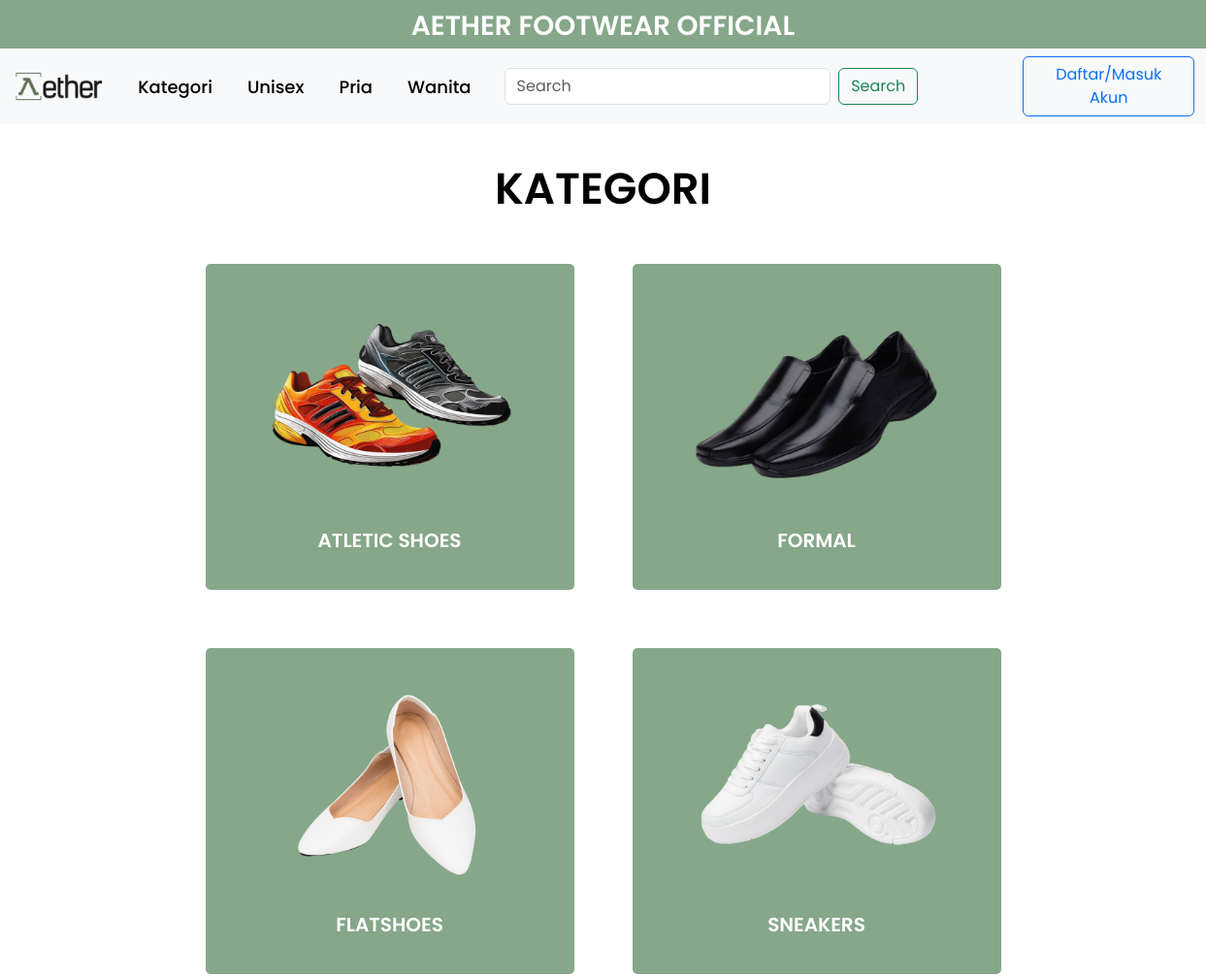
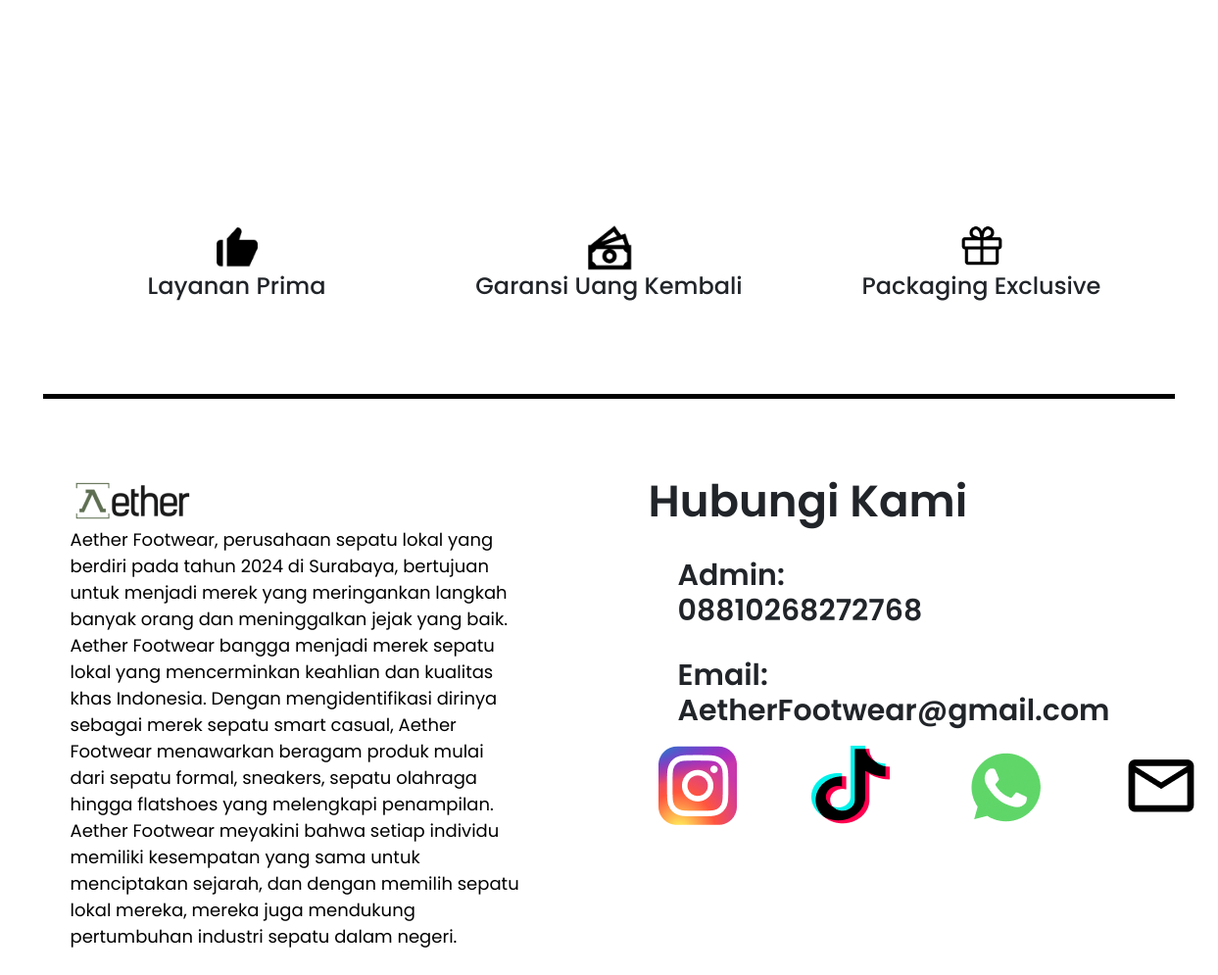
The page /kategori.php on the database its author committed (2 pictures, top to bottom).
### tables this page shows
CREATE TABLE `kategori` (
  `Kode_Kategori` char(10) NOT NULL,
  `Nama_Kategori` varchar(15) DEFAULT NULL,
  `Asset` varchar(30) DEFAULT NULL,
  PRIMARY KEY (`Kode_Kategori`)
);

### function.php (called while the page is built, shortened)
<?php
function connection(){
    $dbServer = 'localhost';
    $dbUser = 'root';
    $dbPass = '';
    $dbName = "sepatu";
    $conn = mysqli_connect($dbServer, $dbUser, $dbPass);
    mysqli_select_db($conn, $dbName);
    return $conn;
}
function getCategories(){
    $conn = connection();
    $sql = "SELECT * FROM kategori";
    $result = mysqli_query($conn, $sql);
    $shoes = [];
    if (mysqli_num_rows($result) > 0) {
        while($row = mysqli_fetch_assoc($result)) {
            $shoes[] = $row;
        }
    }
    return $shoes;
}
?>

### kategori.php (the view, shortened to what this page needs)
<!DOCTYPE html>
<html lang="en">
<head>
    <link href="https://cdn.jsdelivr.net/npm/bootstrap@5.3.0/dist/css/bootstrap.min.css" rel="stylesheet">
    <link rel="stylesheet" href="css/style.css">
</head>
<body>
    <header>
        <h1>AETHER FOOTWEAR OFFICIAL</h1>
    </header>
<nav class="navbar navbar-expand-lg navbar-light bg-light">
    <div class="container-fluid">
        <a class="navbar-brand" href="#">
            <img src="img/logo aether 1.png" alt="Aether Logo" height="40" onclick="window.location='index.php';">
        </a>
        <div class="collapse navbar-collapse" id="navbarNav">
            <ul class="navbar-nav ms-auto">
                <li class="nav-item">
                    <a class="nav-link" href="kategori.php">Kategori</a>
                </li>
                <li class="nav-item">
                    <a class="nav-link" href="gender.php?kode_sepatu=UNX11Y">Unisex</a>
                </li>
                <li class="nav-item">
                    <a class="nav-link" href="gender.php?kode_sepatu=BYO11Y">Pria</a>
                </li>
                <li class="nav-item">
                    <a class="nav-link" href="gender.php?kode_sepatu=GRL11Y">Wanita</a>
                </li>
            </ul>
            <form class="d-flex ms-3">
                <input class="form-control me-2" type="search" placeholder="Search" aria-label="Search">
                <button class="btn btn-outline-success" type="submit">Search</button>
            </form>
            <?php
            if (isset($_SESSION['valid'])) {
                echo '<div class="ms-3 justify-content-end" >
                        <img class="ms-3" style="cursor:pointer;" src="img/cart.png" onclick="window.location=\'keranjang.php\';">
                        <img class="ms-4" style="cursor:pointer;" src="img/codicon_account.png" onclick="window.location=\'profile.php\';">
                      </div>';
            }else{
                echo '<div class="ms-3">
                <a href="login.php" class="btn btn-outline-primary">Daftar/Masuk Akun</a>
            </div>';
            }
            ?>
        </div>
    </div>
</nav>
<?php
require('function.php');
if (isset($_GET['kode_sepatu'])) {
    $kode_kategori = $_GET['kode_sepatu'];
    $shoes = getShoesByCategory($kode_kategori);
?>
<div class="conta">
  <h1 class="kole"><?php echo strtoupper($shoes[0]['Nama_Kategori']); ?></h1>
</div>
<div class="container-fluid" style="margin-bottom: 150px">
  <div class="row d-flex justify-content-center" style="width:100%;">
    <?php foreach ($shoes as $shoe): ?>
    <div class="col-lg-3 box">
        <img class="" src="img/sepatu/<?php echo $shoe['Asset']; ?>" onclick="window.location='detail-beli.php?kode_sepatu=<?php echo $shoe['Nama_Produk']; ?>';">
        <p><?php echo $shoe['Nama_Produk']; ?> <br>Rp. <?php echo number_format($shoe['Harga'], 0, ',', '.'); ?></p>
    </div>
    <?php endforeach; ?>
  </div>
</div>
<?php } else {?>
<?php $categories = getCategories(); ?>
<div class="conta">
  <h1 class="kole">KATEGORI</h1>
</div>
<div class="container" style="margin-bottom: 150px">
    <div class="row justify-content-center">
        <?php foreach ($categories as $category): ?>
          <div class="col-sm-12 col-md-5 col-lg-4 ms-6 box">
            <img src="img/sepatu/<?php echo $category['Asset']; ?>" alt="Gambar <?php echo $category['Nama_Kategori']; ?>" onclick="window.location='kategori.php?kode_sepatu=<?php echo $category['Kode_Kategori']; ?>';">
            <p><?php echo strtoupper($category['Nama_Kategori']); ?></p>
          </div>
        <?php endforeach; ?>
    </div>
</div>
<?php }?>
<section class="features text-center">
    <div class="container">
        <div class="row">
            <div class="col feature">
                <img src="img/bxs_like.png" alt="Layanan Prima">
                <h4>Layanan Prima</h4>
            </div>
            <div class="col feature">
                <img src="img/tdesign_money.png" alt="Garansi Uang Kembali">
                <h4>Garansi Uang Kembali</h4>
            </div>
            <div class="col feature">
                <img src="img/ph_gift.png" alt="Packaging Exclusive">
                <h4>Packaging Exclusive</h4>
            </div>
        </div>
    </div>
</section>
<div class="line">
        <div class="horizontal-line"></div>
    </div>
<footer class="footer text-center text-md-start">
    <div class="container">
        <div class="row">
            <div class="col-md-6 pbawah">
                <img src="img/logo aether 1.png" alt="Aether Logo">
                <p>Aether Footwear, perusahaan sepatu lokal yang berdiri pada tahun 2024 di Surabaya, bertujuan untuk
                    menjadi merek yang meringankan langkah banyak orang dan meninggalkan jejak yang baik. Aether Footwear
                    bangga menjadi merek sepatu lokal yang mencerminkan keahlian dan kualitas khas Indonesia. Dengan
                    mengidentifikasi dirinya sebagai merek sepatu smart casual, Aether Footwear menawarkan beragam produk
                    mulai dari sepatu formal, sneakers, sepatu olahraga hingga flatshoes yang melengkapi penampilan.
                    Aether Footwear meyakini bahwa setiap individu memiliki kesempatan yang sama untuk menciptakan sejarah,
                    dan dengan memilih sepatu lokal mereka, mereka juga mendukung pertumbuhan industri sepatu dalam negeri.</p>
            </div>
            <div class="col-md-6">
                <h1>Hubungi Kami</h1>
                <h2>Admin: <br>08810268272768</h2>
                <h2>Email: <br>AetherFootwear@gmail.com</h2>
                <div class="d-flex justify-content-center justify-content-md-start">
                    <a href="#" class="me-3">
                        <img src="img/insta.png" alt="Instagram" onclick="window.location='https://www.instagram.com/';">
                    </a>
                    <a href="#" class="me-3">
                        <img src="img/tiktok.png" alt="TikTok" onclick="window.location='https://www.tiktok.com/explore';">
                    </a>
                    <a href="#" class="me-3">
                        <img src="img/wa.png" alt="WhatsApp" onclick="window.location='https://wa.me/628810268272768';">
                    </a>
                    <a href="#" class="me-3">
                        <img src="img/mail.png" alt="Mail" onclick="window.location='https://mail.google.com/mail/u/0/?view=cm&tf=1&fs=1&to=aetherfootwear@gmail.com';">
                    </a>
                </div>
            </div>
        </div>
    </div>
</footer>
</body>
</html>

### css/style.css (style rules this page uses)
* { font-family: 'Poppins', sans-serif; }
header { height: 50px; width: 100%; background-color: #86A789; text-align: center; padding: 10px; }
header h1 { color: #ffffff; font-size: 28px; font-weight: 600; }
.nav-item a { font-size: 18px; color: #000000; font-weight: 500; margin: 0 10px; transition: 0.3s ease; }
.text h1,p { color: black; float: left; }
.conta { margin-top: 40px; text-align: center; margin-bottom: 20px; }
.kole { text-align: center; font-size: 45px; font-weight: 600; color: #000000; }
.box { background-color: #86A789; padding: 20px; margin: 30px; text-align: center; display: flex; border-radius: 5px; flex-direction: column; justify-content: space-between; }
.box img { max-width: 250px; max-height: 100%; display: block; margin: 0 auto; cursor:pointer; }
.box p { font-weight: 600; font-size: 20px; color: #fff; }
.col-md-6 { flex: 1; padding: 20px; }
.col-md-6:first-child { margin-right: 20px; }
.col-md-6 p { width: 77%; margin-left: 43px; font-size: large; }
.col-md-6 h1 { margin-left: 20px; font-size: 45px; font-weight: 600; }
.col-md-6 h2 { margin-top: 30px; margin-left: 50px; font-size: 30px; font-weight: 600; }
.line { display: flex; justify-content: center; align-items: center; height: 10vh; }
.horizontal-line { width: 93%; height: 5px; background-color: black; }
.features { padding: 50px 0; }
.features .feature { text-align: center; }
.features .feature img { width: 50px; height: 50px; }
.footer { padding: 20px 0; }
.me-3 img { margin: 10px 30px 0; cursor: pointer; }
.pbawah p { width: 90%; margin-left: 0; font-size: large; }

### rows shown on the page
kategori: Asset (picture), Nama_Kategori "ATLETIC SHOES"
kategori: Asset+Nama_Kategori (picture), Nama_Kategori "FORMAL"
kategori: Asset+Nama_Kategori (picture), Nama_Kategori "FLATSHOES"
kategori: Asset+Nama_Kategori (picture), Nama_Kategori "SNEAKERS"
